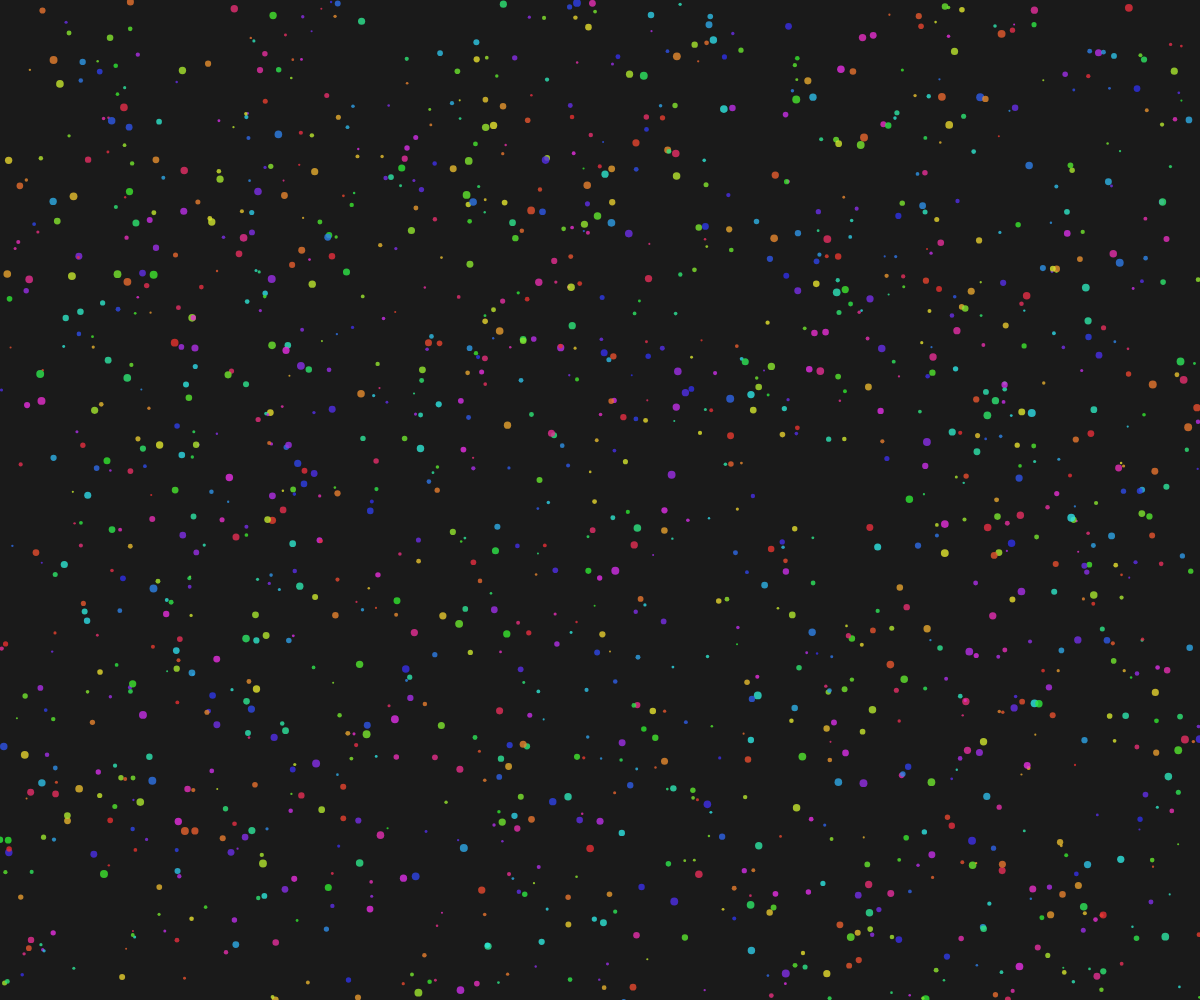
Frame 1 (no input)
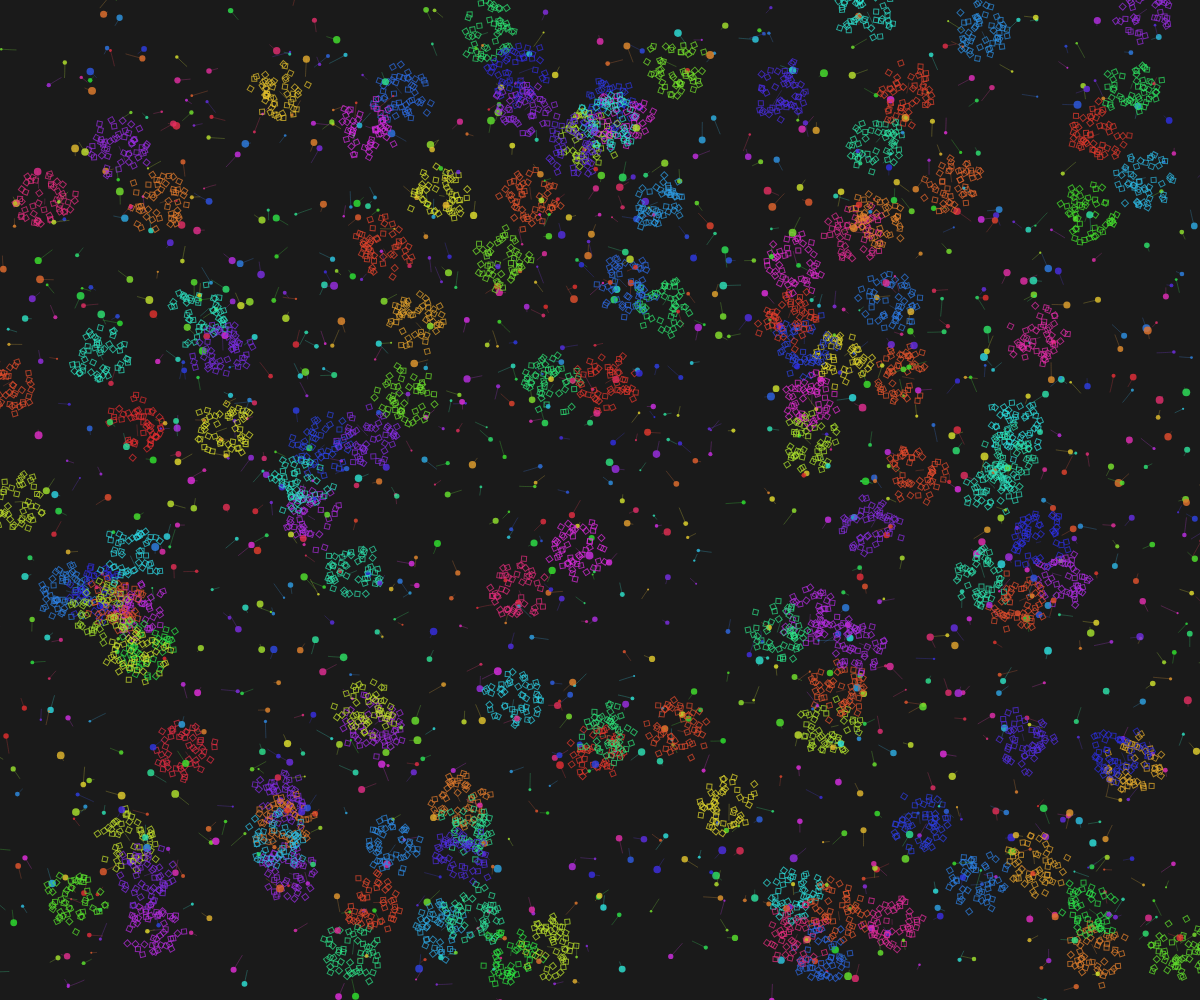
Frame 60 (no input)
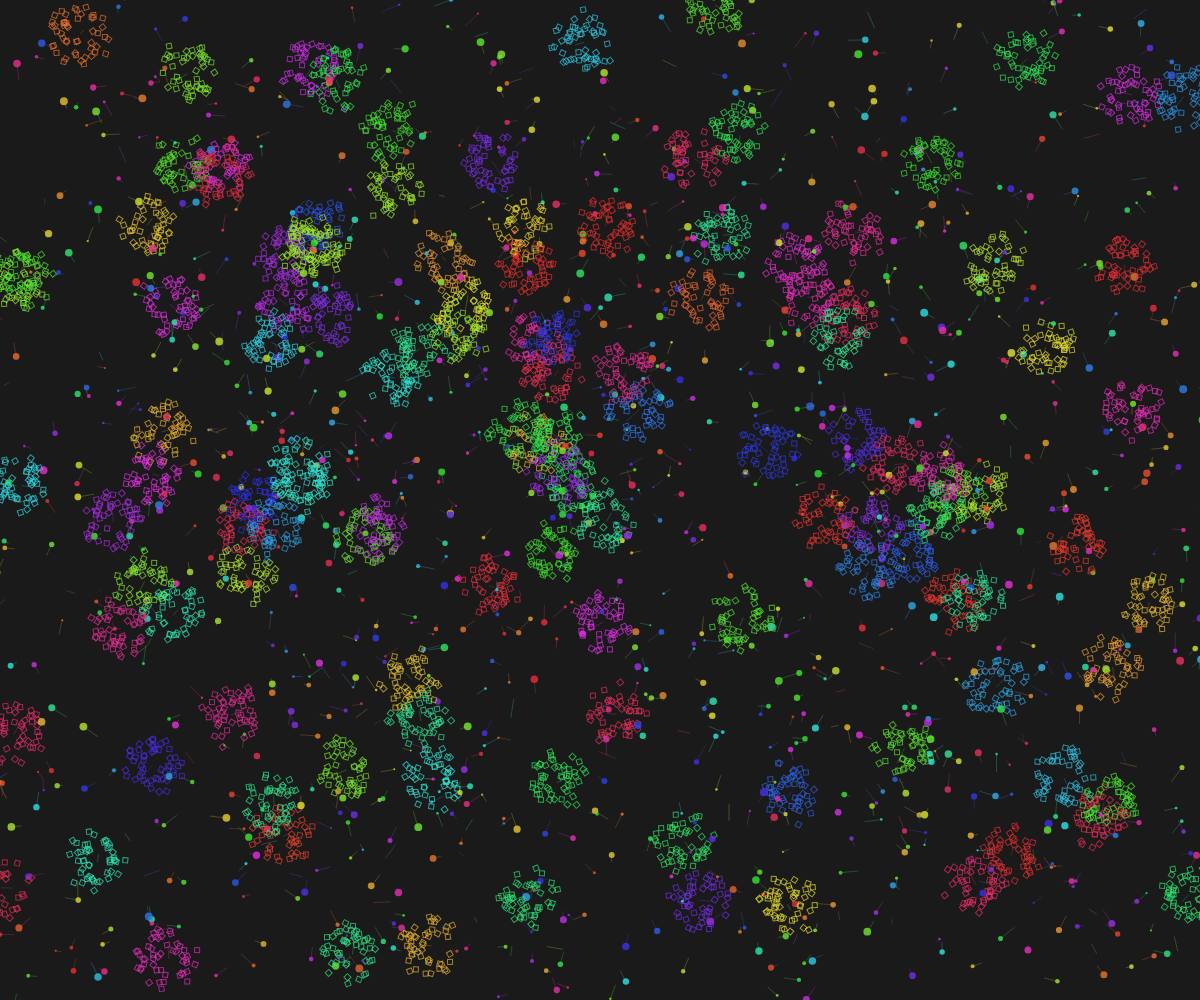
Frame 120 (the mouse pressed at the canvas centre since frame 60)

The p5.js sketch that drew these frames (run headless with seeded random() and noise() and a simulated clock; from frame 60 on, the mouse is pressed at the canvas centre):

// p5.js sketch
// ── sketch.js
let particles = [];
let gridSize = 20;
let grid = [];
let time = 0;

function setup() {
  createCanvas(windowWidth, windowHeight);
  colorMode(HSB, 360, 100, 100, 1);
  
  // Initialize grid
  for (let i = 0; i < gridSize; i++) {
    grid[i] = [];
    for (let j = 0; j < gridSize; j++) {
      grid[i][j] = [];
    }
  }
  
  // Create particles
  for (let i = 0; i < 1500; i++) {
    particles.push({
      x: random(width),
      y: random(height),
      hue: random(360),
      size: random(2, 8),
      speed: random(0.5, 2),
      angle: random(TWO_PI),
      targetX: random(width),
      targetY: random(height),
      stuck: false,
      trail: []
    });
  }
}

function draw() {
  background(0, 0, 10);
  time += 0.01;
  
  // Update and display particles
  for (let i = 0; i < particles.length; i++) {
    let p = particles[i];
    
    // Apply flow field
    let force = getFlowField(p.x, p.y);
    p.angle += force * 0.05;
    
    // Move particle
    if (!p.stuck) {
      p.x += cos(p.angle) * p.speed;
      p.y += sin(p.angle) * p.speed;
      
      // Add to trail
      p.trail.push({x: p.x, y: p.y});
      if (p.trail.length > 10) {
        p.trail.shift();
      }
    }
    
    // Grid interaction - create pockets of stagnation
    let gridX = floor(p.x / (width / gridSize));
    let gridY = floor(p.y / (height / gridSize));
    
    if (gridX >= 0 && gridX < gridSize && gridY >= 0 && gridY < gridSize) {
      let cell = grid[gridX][gridY];
      
      // Create resistance pockets
      if (frameCount % 60 === 0 && random() < 0.1) {
        p.stuck = true;
        setTimeout(() => { p.stuck = false; }, 2000);
        
        // Add crystalline lattice formation
        for (let j = 0; j < 50; j++) {
          let angle = random(TWO_PI);
          let dist = random(10, 30);
          let x = p.x + cos(angle) * dist;
          let y = p.y + sin(angle) * dist;
          
          // Draw crystalline structure
          stroke(p.hue, 80, 90, 0.7);
          noFill();
          push();
          translate(x, y);
          rotate(time + j * 0.2);
          rect(0, 0, 5, 5);
          pop();
        }
      }
      
      // Add to grid
      cell.push(p);
    }
    
    // Draw particle trail
    if (p.trail.length > 1) {
      noFill();
      stroke(p.hue, 70, 80, 0.3);
      strokeWeight(1);
      beginShape();
      for (let j = 0; j < p.trail.length; j++) {
        vertex(p.trail[j].x, p.trail[j].y);
      }
      endShape();
    }
    
    // Draw particle
    if (!p.stuck) {
      fill(p.hue, 80, 90, 0.8);
      noStroke();
      ellipse(p.x, p.y, p.size);
    }
  }
  
  // Clear grid for next frame
  for (let i = 0; i < gridSize; i++) {
    for (let j = 0; j < gridSize; j++) {
      grid[i][j] = [];
    }
  }
}

function getFlowField(x, y) {
  let n = noise(x * 0.01, y * 0.01, time);
  return map(n, 0, 1, -0.5, 0.5);
}

function windowResized() {
  resizeCanvas(windowWidth, windowHeight);
}
